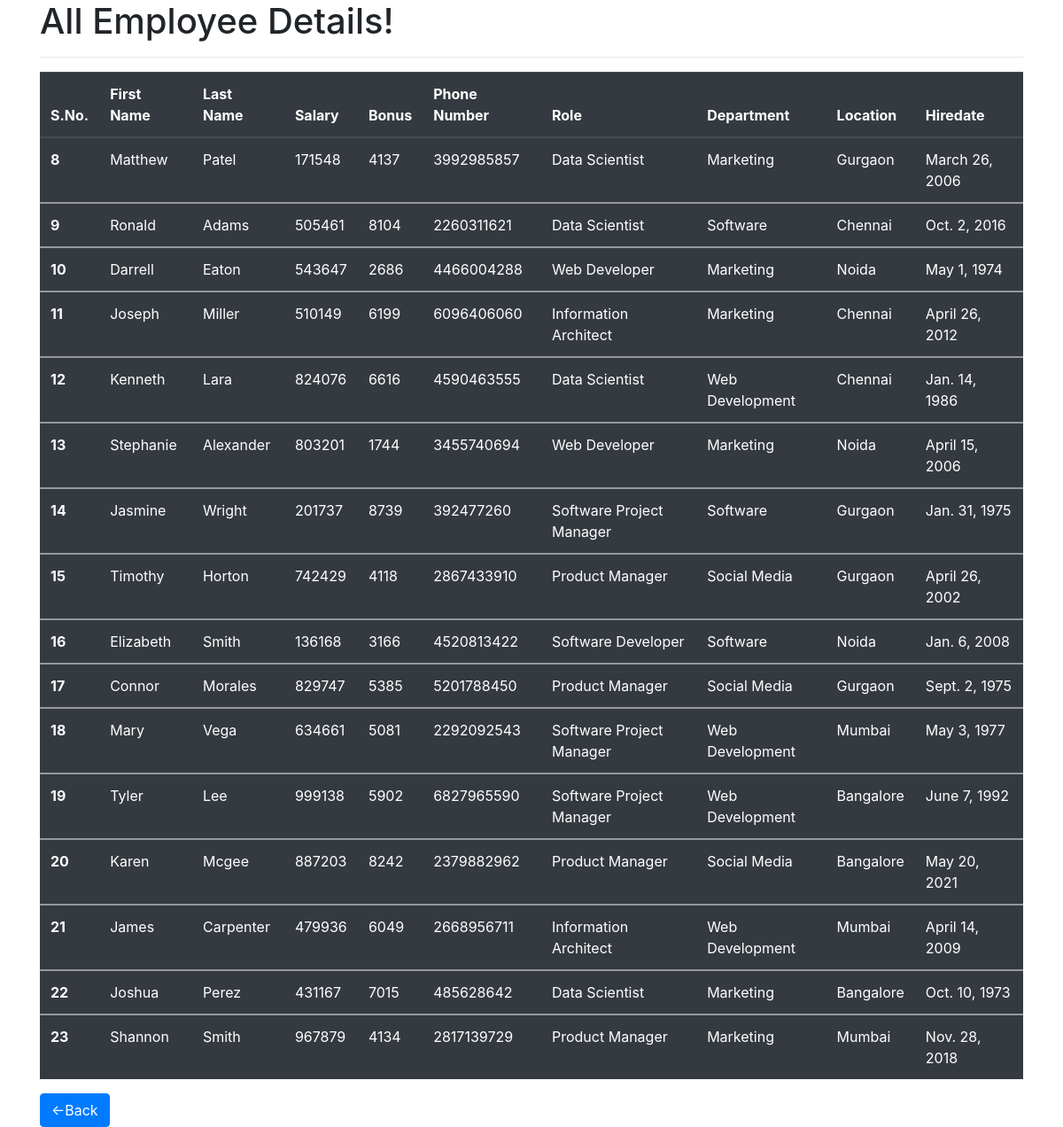
Page /all/ on the committed database.
### emp_app/models.py (models this page shows, shortened)
class Employee(models.Model):
    first_name = models.CharField(max_length=100, null=False)
    last_name = models.CharField(max_length=100)
    dept = models.ForeignKey(Department, on_delete=models.CASCADE)
    salary = models.IntegerField(default=0)
    bonus = models.IntegerField(default=0)
    role = models.ForeignKey(Role, on_delete=models.CASCADE)
    phone = models.IntegerField(default=0)
    hire_date = models.DateField()
    def __str__(self):
        return "%s %s %s" %(self.first_name, self.last_name, self.phone)

class Role(models.Model):
    name = models.CharField(max_length=100, null=False)

class Department(models.Model):
    name = models.CharField(max_length=100,null=False)
    location = models.CharField(max_length=100)

### emp_app/views.py (the view)
# urls.py: path('all/',views.all_emp, name= 'all_emp'),
def all_emp(request):
    emps = Employee.objects.all()
    context = {
        'emps': emps
    }
    print(context)
    return render(request, 'view_all.html', context)

### emp_app/templates/view_all.html (shortened to what this page needs)
<!doctype html>
<html lang="en">
  <head>
    <link rel="stylesheet" href="https://cdn.jsdelivr.net/npm/bootstrap@4.6.2/dist/css/bootstrap.min.css">
  </head>
  <body>
    <div class="container">
        <h1>All Employee Details!</h1>
    <hr>
   <table class="table table-dark">
<thead>
  <tr>
    <th scope="col">S.No.</th>
    <th scope="col">First Name</th>
    <th scope="col">Last Name</th>
    <th scope="col">Salary</th>
    <th scope="col">Bonus</th>
    <th scope="col">Phone Number</th>
    <th scope="col">Role</th>
    <th scope="col">Department</th>
    <th scope="col">Location</th>
    <th scope="col">Hiredate</th>
  </tr>
</thead>
       {% for emp in emps %}
<tbody>
  <tr>
    <th scope="row">{{emp.id}}</th>
    <td>{{emp.first_name}}</td>
    <td>{{emp.last_name}}</td>
    <td>{{emp.salary}}</td>
    <td>{{emp.bonus}}</td>
    <td>{{emp.phone}}</td>
    <td>{{emp.role.name}}</td>
    <td>{{emp.dept.name}}</td>
    <td>{{emp.dept.location}}</td>
    <td>{{emp.hire_date}}</td>
  </tr>
</tbody>
       {% endfor %}
</table>
<a class="btn btn-primary" href="/" role="button">&#8592;Back</a>
</div>
  </body>
</html>

### rows in the picture
Employee: id "8", first_name "Matthew", last_name "Patel", salary "171548", bonus "4137", phone "3992985857", role.name "Data Scientist", dept.name "Marketing", dept.location "Gurgaon", hire_date "March 26, 2006"
Employee: id "9", first_name "Ronald", last_name "Adams", salary "505461", bonus "8104", phone "2260311621", role.name "Data Scientist", dept.name "Software", dept.location "Chennai", hire_date "Oct. 2, 2016"
Employee: id "10", first_name "Darrell", last_name "Eaton", salary "543647", bonus "2686", phone "4466004288", role.name "Web Developer", dept.name "Marketing", dept.location "Noida", hire_date "May 1, 1974"
Employee: id "11", first_name "Joseph", last_name "Miller", salary "510149", bonus "6199", phone "6096406060", role.name "Information Architect", dept.name "Marketing", dept.location "Chennai", hire_date "April 26, 2012"
Employee: id "12", first_name "Kenneth", last_name "Lara", salary "824076", bonus "6616", phone "4590463555", role.name "Data Scientist", dept.name "Web Development", dept.location "Chennai", hire_date "Jan. 14, 1986"
Employee: id "13", first_name "Stephanie", last_name "Alexander", salary "803201", bonus "1744", phone "3455740694", role.name "Web Developer", dept.name "Marketing", dept.location "Noida", hire_date "April 15, 2006"
Employee: id "14", first_name "Jasmine", last_name "Wright", salary "201737", bonus "8739", phone "392477260", role.name "Software Project Manager", dept.name "Software", dept.location "Gurgaon", hire_date "Jan. 31, 1975"
Employee: id "15", first_name "Timothy", last_name "Horton", salary "742429", bonus "4118", phone "2867433910", role.name "Product Manager", dept.name "Social Media", dept.location "Gurgaon", hire_date "April 26, 2002"
Employee: id "16", first_name "Elizabeth", last_name "Smith", salary "136168", bonus "3166", phone "4520813422", role.name "Software Developer", dept.name "Software", dept.location "Noida", hire_date "Jan. 6, 2008"
Employee: id "17", first_name "Connor", last_name "Morales", salary "829747", bonus "5385", phone "5201788450", role.name "Product Manager", dept.name "Social Media", dept.location "Gurgaon", hire_date "Sept. 2, 1975"
Employee: id "18", first_name "Mary", last_name "Vega", salary "634661", bonus "5081", phone "2292092543", role.name "Software Project Manager", dept.name "Web Development", dept.location "Mumbai", hire_date "May 3, 1977"
Employee: id "19", first_name "Tyler", last_name "Lee", salary "999138", bonus "5902", phone "6827965590", role.name "Software Project Manager", dept.name "Web Development", dept.location "Bangalore", hire_date "June 7, 1992"
Employee: id "20", first_name "Karen", last_name "Mcgee", salary "887203", bonus "8242", phone "2379882962", role.name "Product Manager", dept.name "Social Media", dept.location "Bangalore", hire_date "May 20, 2021"
Employee: id "21", first_name "James", last_name "Carpenter", salary "479936", bonus "6049", phone "2668956711", role.name "Information Architect", dept.name "Web Development", dept.location "Mumbai", hire_date "April 14, 2009"
Employee: id "22", first_name "Joshua", last_name "Perez", salary "431167", bonus "7015", phone "485628642", role.name "Data Scientist", dept.name "Marketing", dept.location "Bangalore", hire_date "Oct. 10, 1973"
Employee: id "23", first_name "Shannon", last_name "Smith", salary "967879", bonus "4134", phone "2817139729", role.name "Product Manager", dept.name "Marketing", dept.location "Mumbai", hire_date "Nov. 28, 2018"
